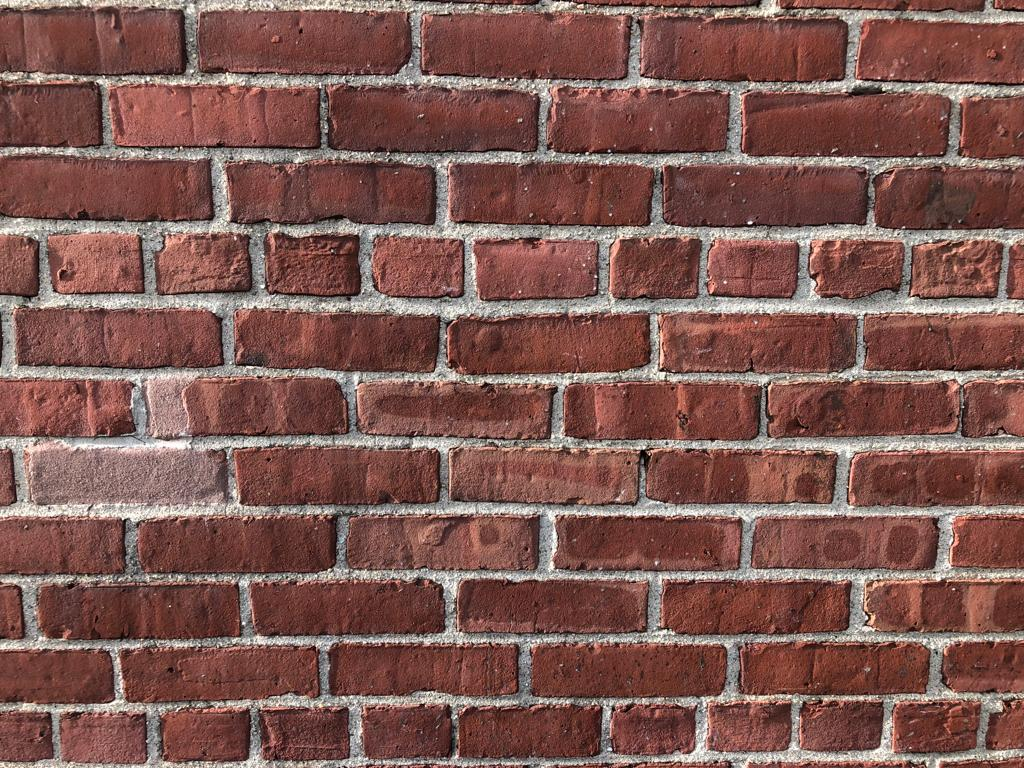
%> input picture LAB5/Data/Brick Wall/Image1.jpeg, 1024 x 768 px; its folder holds 4 pictures in this run
$ octave main.m   (GNU Octave 9; MATLAB toolbox functions it lacks are replaced by stand-ins)
%> lines starting %> are read from the running program, lines starting %| are printed output that depends on the picture
### LAB5/MATLAB code/harris.m
function [varargout] = harris(I,varargin)
%HARRIS Harris corner detector
%  This function implements a version of the Harris corner detector which
%  has the ability to calculate the eigenvalues of the gradient matrix
%  directly.  This is opposed to calculating the corner response function as
%  originally proposed by Harris in:
%
%  C. Harris and M. Stephens.  "A Combined Corner and Edge
%  Detector", Proceedings of the 4th Alvey Vision Conference,
%  Manchester, U.K. pgs 147-151, 1988
%
%  INPUT:
%  I is the graylevel image to extract interest points from
%  PARAMETER     DEFAULT   DESCRIPTION
%  ----------   --------  --------------------------
%  N               500    maximum number of interest points to return
%  'disp'          N/A    overlays corner points on image
%  'subpixel'      N/A    analytically calculate subpixel precision of
%                         corner locations by fitting a quadratic
%                         surface to corner response function
%  'thresh'          0    smallest acceptable value of response function
%  'hsize_i          3    size of the smoothing Gaussian mask
%  'sigma_i         0.5   standard deviation of Gaussian filter
%  'tile'          [1 1]  break the image into regions [y x] to
%                         distribute feature points more uniformly
%  'mask'           M     array of 1's same size as image defining
%                         where to compute feature points (useful
%                         for radially compensated images)
%  'eig'           N/A    use smallest eigenvalue as response
%                         function, o.w. use response function (default)
%                         originally proposed by Harris
%  'fft'           N/A    perform smoothing filtering in freqeuncey
%                         domain, o.w. perform in spatial domain (default)
%
%  OPTIONAL OUTPUT:
%  (y,x) are the row/column locations of interest points
%  M is the corner response function value associated with that point
%
%  Example:
%  I = imread('cameraman.tif');
%  [y,x,m] = harris(I,1000,'tile',[2 2],'disp');
%
%Date        Who     What
%--------    ----    ---------------------------------
%20021010    rme     Create.
%20021014    rme     Added option of subpixel precision.
%20021110    rme     Added example and no ouput option
%20021214    rme     Added tiling and mask features as well as
%                    Harris corner response function.
%20030821    rme     Speed up subpixel code, as well as regional
%                    processing code.
%20030826    rme     Added 'fft' option to speed up feature extraction
%                    for large images (e.g. 1024x1280)
%20041218    rme     Added convolve2.m function call.
%                    convolve2 performs SVD on the mask and then performs separable
%                    convolution.  note that matlab's filter2 also tries to do this, but for
%                    some reason calling conv2(h1,h2,I) is *much* slower than calling
%                    conv2(conv2(I,h1),h2) which what convolve2 does.

param = checkargs(size(I),varargin{:});

I = double(I);

[nr,nc] = size(I);

% create gradient masks
dx = [-1 0 1; -1 0 1; -1 0 1]/3;
dy = dx';

% calculate image gradients
Ix = convolve2(I,dx,'same');
Iy = convolve2(I,dy,'same');

% calculate gradient products
IxIx = Ix.*Ix;
IyIy = Iy.*Iy;
IxIy = Ix.*Iy;

% smooth squared image gradients
gmask = fspecial('gaussian',param.hsize,param.sigma);
if param.fft == false
  IxIx = convolve2(IxIx,gmask,'same');
  IyIy = convolve2(IyIy,gmask,'same');
  IxIy = convolve2(IxIy,gmask,'same');
else
  m = size(IxIx,1)+size(gmask,1)-1;
  n = size(IxIx,2)+size(gmask,2)-1;
  try
    % previous values
    pv_t = load(strcat(tempdir,'harris_prev_val.mat'));
    if m == pv_t.m && n == pv_t.n && ...
	  param.hsize == pv_t.hsize && param.sigma == pv_t.sigma
      % load previously stored smoothing filter fft
      %disp('loading gmask_fft');
      gmask_fft = pv_t.gmask_fft;
    else
      %disp('generating gmask_fft');
      gmask_fft = fft2(gmask,m,n);
    end
  catch
    %disp('no previous values exist, generating gmask_fft')
    hsize = param.hsize;
    sigma = param.sigma;
    % no previous values exist
    gmask_fft = fft2(gmask,m,n);
    save(strcat(tempdir,'harris_prev_val.mat'), ...
  	 'hsize','sigma','m','n','gmask_fft');
  end

  IxIx = real(ifft2(fft2(IxIx,m,n).*gmask_fft));
  IyIy = real(ifft2(fft2(IyIy,m,n).*gmask_fft));
  IxIy = real(ifft2(fft2(IxIy,m,n).*gmask_fft));
  % keep 'same' portion
  w = (param.hsize-1)/2; % hsize is assumed to be odd
  IxIx = IxIx(w+1:w+nr,w+1:w+nc);
  IyIy = IyIy(w+1:w+nr,w+1:w+nc);
  IxIy = IxIy(w+1:w+nr,w+1:w+nc);
  clear hsize sigma m n gmask_fft gmask;
end

% calculate the eigenvalues of the matrix
% [IxIx IxIy
%  IxIy IyIy]
% old way
%lambda1a = (IxIx+IyIy)/2 + 1/2*sqrt((IxIx+IyIy).^2-4*(IxIx.*IyIy-IxIy.*IxIy));
%lambda2a = (IxIx+IyIy)/2 - 1/2*sqrt((IxIx+IyIy).^2-4*(IxIx.*IyIy-IxIy.*IxIy));
% faster way
B = (IxIx+IyIy);
SQRTRM = sqrt(B.^2 - 4*(IxIx.*IyIy-IxIy.^2));
lambda1 = (B+SQRTRM)/2;
lambda2 = (B-SQRTRM)/2;
clear B SQRTRM IxIx IyIy IxIy;

% corner detection is based upon the desired corner response function
if param.eig
  % minimum eigenvalue
  R = real(min(lambda1,lambda2));
else
  % Harris corner response function
  % trace equals sum of eigenvalues
  % determinant equals product of eigenvalues
  R = lambda1.*lambda2 - 0.04*(lambda1+lambda2).^2;
end

% locate local maxima based upon eight-connected neighborhood
Maxima = (imregionalmax(R) & param.mask).*R;

% sort interest points by reponse function
% only consider pixels where the gradient matrix is positive definite
% i.e. both eigenvalues are greater than zero
[i,j] = find(Maxima > param.thresh);
m = Maxima((j-1)*nr+i); %shortcut for maxima(sub2ind(size(maxima),i,j));
[m,idx] = sort(m);
i = i(idx);
j = j(idx);

% interest points were sorted ascendingly by response function,
% flip so largest response points are first
m = m(end:-1:1);
i = i(end:-1:1);
j = j(end:-1:1);

if param.tile(1) > 1 && param.tile(2) > 1
  % process image regionally so that corners are uniformally
  % extracted across image regions
  ii = [];
  jj = [];
  mm = [];
  Npts_per_region = round(param.N/prod(param.tile));
  xx = round(linspace(1,nc,param.tile(2)+1)); % region boundaries
  yy = round(linspace(1,nr,param.tile(1)+1));
  for pp = 2:length(xx)
    % points falling within the region's x boundaries
    idx = find((j >= xx(pp-1)) & (j < xx(pp)));
    for qq = 2:length(yy)
      % points falling within the region's y boundaries
      idy = find((i >= yy(qq-1)) & (i < yy(qq)));

      % their common intersection
      ind = intersect(idx,idy);

      % return the strongest N points as defined by user
      ii = [ii; i(ind(1:min(end,Npts_per_region)))];
      jj = [jj; j(ind(1:min(end,Npts_per_region)))];
      mm = [mm; m(ind(1:min(end,Npts_per_region)))];
    end
  end
else
  ii = i(1:min(end,param.N));
  jj = j(1:min(end,param.N));
  mm = m(1:min(end,param.N));
end

if param.subpixel
  % refine corner locations with subpixel accuracy
  % fit a quadratic surface to maxima location
  % and calculate it's analytic peak
  [ii,jj] = subpixel(ii,jj,R);
end

if param.disp | nargout == 0
  % overlay corner points on original image
  figure;
  imagesc(I);
  colormap gray;
  hold on;
  plot(jj,ii,'yo');
  %title('Harris Corner Detections')
  hold off;
  axis off;
  drawnow;
end

if nargout >= 2
  varargout{1} = ii;
  varargout{2} = jj;
end
if nargout == 3
  varargout{3} = mm;
end

%=======================================================================
function param = checkargs(isize,varargin);

% set defaults
param.disp = 0;      % overlay corner points on image
param.N = 500;       % number of interest points to return
param.subpixel = false;  % refine corner location with subpixel accuracy
param.thresh = 0;    % threshold value for smallest response magnitude
param.hsize = 3;     % size of gaussian smoothing mask
param.sigma = 0.5;   % standard deviation of gaussian mask
param.eig   = false; % use corner response function as originally
                     % proposed by Harris
param.tile = [1 1];  % do not process image regionally
param.fft  = false;  % implement conv2 in spatial domain

%----------------------------------------------
% replace defaults with user specified values
%----------------------------------------------
% check to see if number of corner points was specified
% otherwise use default
if nargin > 1 && isnumeric(varargin{1})
  param.N = varargin{1};
  ii = 2;
else
  ii = 1;
end

% loop through parameter/value pairs
while ii <= nargin - 1;
  switch lower(varargin{ii})
   case 'disp'
    param.disp = 1;
    ii = ii+1;
   case 'subpixel'
    param.subpixel = true;
    ii = ii+1;
   case 'eig'
    param.eig = true;
    ii = ii+1;
   case 'thresh'
    param.thresh = varargin{ii+1};
    ii = ii+2;
   case 'hsize'
    param.hsize = varargin{ii+1};
    ii = ii+2;
   case 'sigma'
    param.sigma = varargin{ii+1};
    ii = ii+2;
   case 'mask'
    param.mask  = logical(varargin{ii+1});
    ii = ii+2;
   case 'tile'
    param.tile  = varargin{ii+1};
    ii = ii+2;
   case 'fft'
    param.fft = true;
    ii = ii+1;
   otherwise
    error(sprintf('Uknown option ''%s''',varargin{ii}));
  end
end

if ~isfield(param,'mask')
  % corner mask defines region to compute interest points
  % define default mask to include "valid" smoothed
  % image gradient portions from convolution
  param.mask = true(isize);
  % [5 lines of commented-out code are left out]
end

%================================================================
% the current implementation no longer uses this function
% [7 lines left out: function regionalmask, not called in this run]


%================================================================
% [57 lines left out: function subpixel, not called in this run]

### LAB5/MATLAB code/main.m
clc;
clear;
close all;

% Load images.
directory = fullfile("C:\Users\AVISH\OneDrive\Desktop\LAB5\Data\Brick Wall");
scene = imageDatastore(directory);


% Display images to be stitched.
figure();
montage(scene.Files)
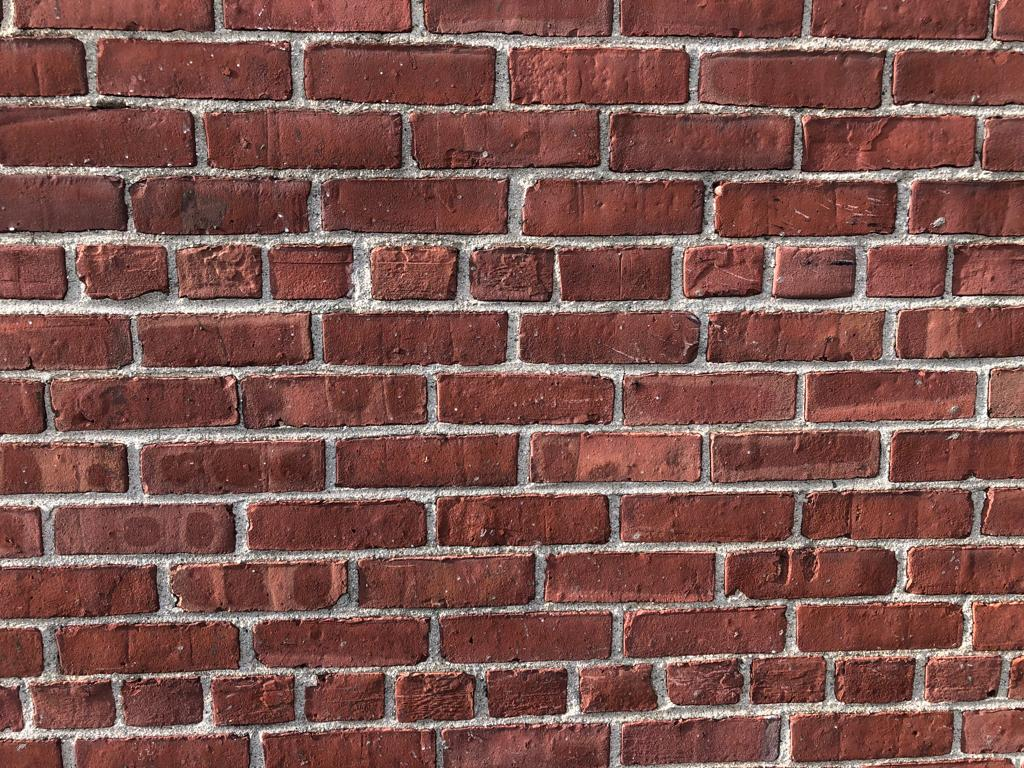
%> input picture LAB5/Data/Brick Wall/Image2.jpeg, 1024 x 768 px
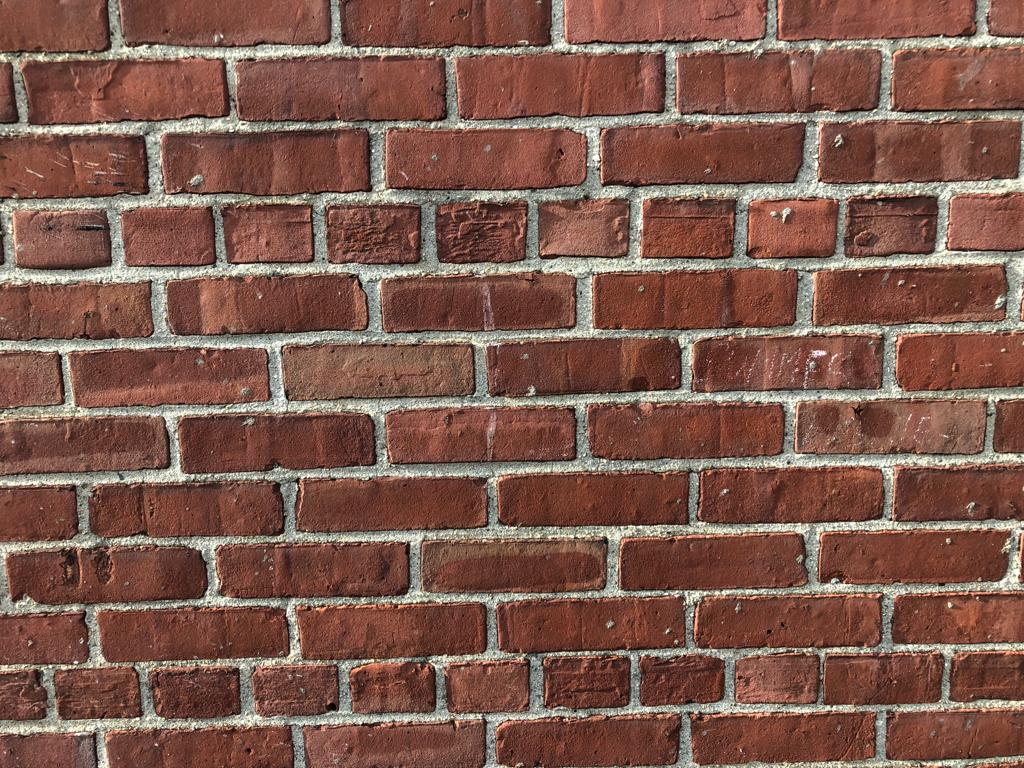
%> input picture LAB5/Data/Brick Wall/Image3.jpeg, 1024 x 768 px
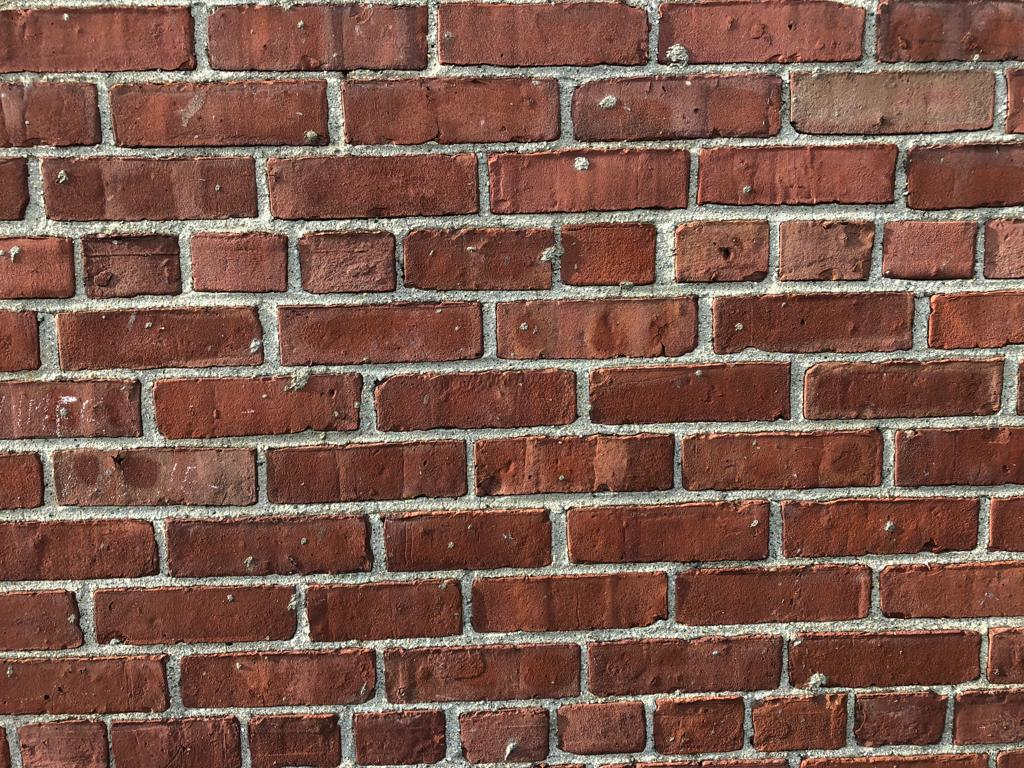
%> input picture LAB5/Data/Brick Wall/Image4.jpeg, 1024 x 768 px
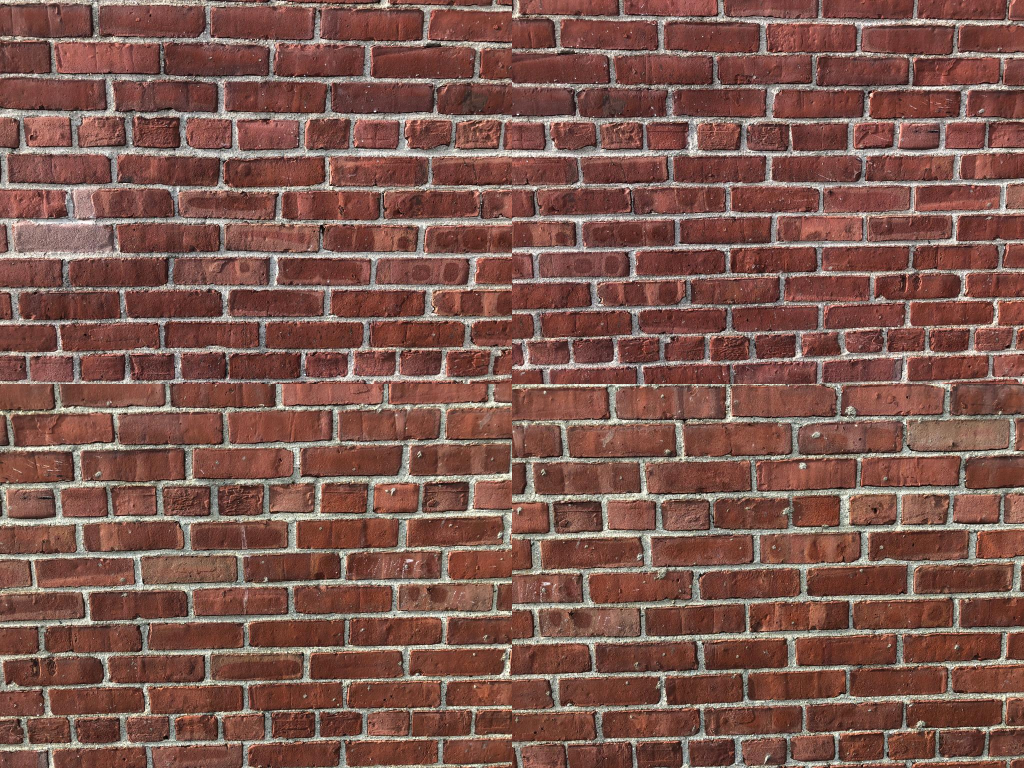
%> displayed picture: size 1536x2048x3, on the screen's scale of 0 to 255 (shown at 1/2 size); mean R, G, B 126.1, 87.6, 78.4
%title('Image Data Set')
%% Harris Corner Detections and Feature Matching

% Number of feature points
N = 5000;
window = [10 10];

% Read the first image from the image set.
I = readimage(scene,1);
%> I is the input picture: size 768x1024x3 uint8; mean R, G, B 126.7, 88.3, 82

% Initialize features for I(1)
grayImage = im2gray(I);
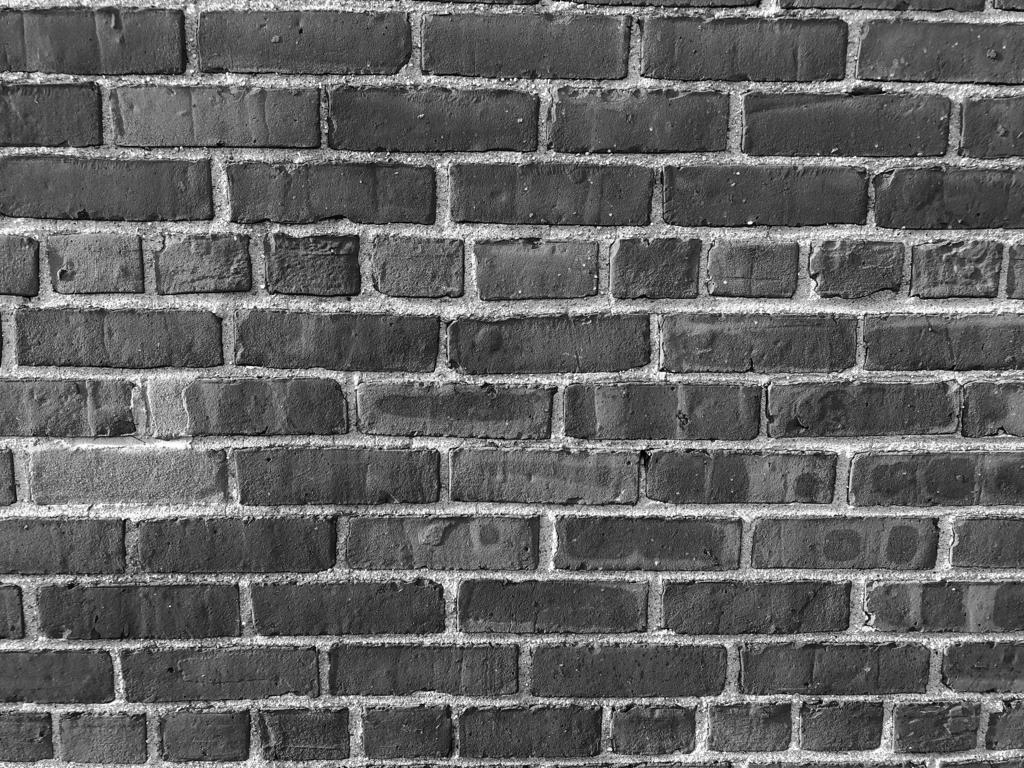
%> grayImage: size 768x1024 uint8; min 1, max 255, mean 99.1

[y,x,m] = harris(grayImage,N,'tile',window,'disp');
%> in checkargs, `param.N = varargin{1};`: param.N = 5000
%> the loop in checkargs, `while ii <= nargin - 1;` made 2 passes
%> param.tile on pass 1: [10 10]
%> after the loop in checkargs, `while ii <= nargin - 1;`: ii = 5; param = {disp 1, N 5000, subpixel false, thresh 0, hsize 3, sigma 0.5}; param.disp = 1; param.eig = false; param.hsize = 3; param.sigma = 0.5; param.subpixel = false; param.thresh = 0
%> the run ends on the next line
